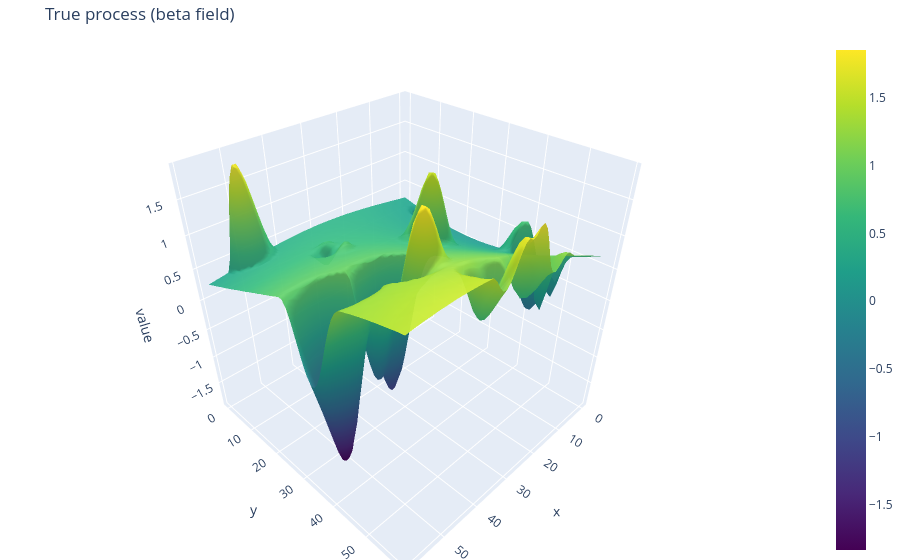

Notebook code cell kept with this figure:
### Code cell
# Plot true process in 3D graph
fig = dataset.plot_process_3d(
    beta,
    title="True process (beta field)",
    show=True,
    # save_html="beta_surface.html"    
)

### Figure 1 — Plotly figure (JSON) as saved in the notebook; plotly's stock layout.template omitted (floating-point values rounded to 4 significant figures; data arrays with more than 128 entries replaced by an {"elided": "..."} marker saying what was removed)
{"data": [{"colorscale": [[0, "#440154"], [0.1111, "#482878"], [0.2222, "#3e4989"], [0.3333, "#31688e"], [0.4444, "#26828e"], [0.5556, "#1f9e89"], [0.6667, "#35b779"], [0.7778, "#6ece58"], [0.8889, "#b5de2b"], [1, "#fde725"]], "opacity": 0.95, "showscale": true, "type": "surface", "x": {"elided": "60x60 int values"}, "y": {"elided": "60x60 int values"}, "z": {"elided": "60x60 float values"}}], "layout": {"margin": {"b": 0, "l": 0, "r": 0, "t": 40}, "scene": {"xaxis": {"title": {"text": "x"}}, "yaxis": {"title": {"text": "y"}}, "zaxis": {"title": {"text": "value"}}}, "title": {"text": "True process (beta field)"}}}
